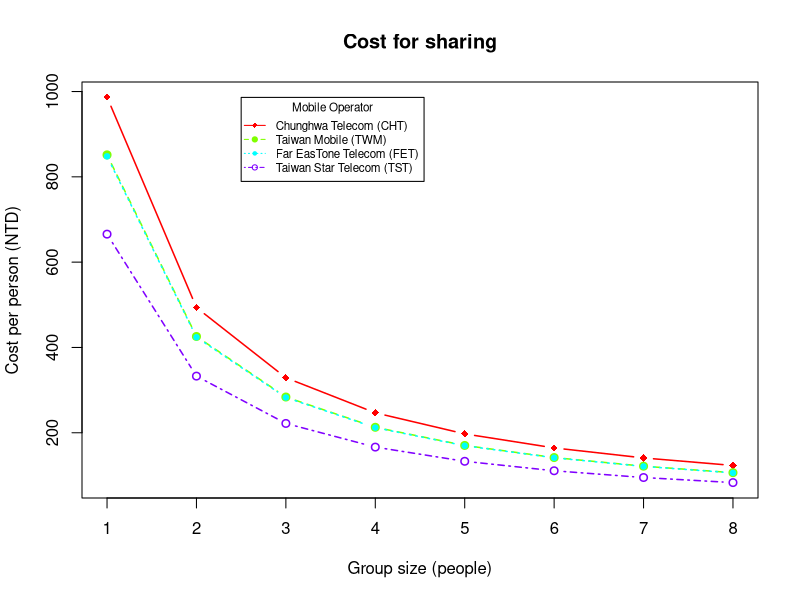

R code for this plot:
file = read.csv("buff plan price.csv")
operator = file$Mobile_operator
price = file$Average_plan_price
group_size = 1:8
maxy = max(price)/min(group_size)
miny = min(price)/max(group_size)

print(operator)
print(price)

# set up the plot
xrange <- range(group_size) 
yrange <- range(miny:maxy)
plot(xrange, yrange, type="n", xlab="Group size (people)",ylab="Cost per person (NTD)" )
colors <- rainbow(length(price))
linetype <- group_size
plotchar <- seq(18,18+length(operator),1)

# add lines
for (i in 1:length(operator)) {
  cost_per_person = price[i]/group_size
  lines(group_size, cost_per_person, type="b", lwd=1.5,
        lty=linetype[i], col=colors[i], pch=plotchar[i]) 
}

# add a title and subtitle
title("Cost for sharing", "")

# add a legend
legend(2.5, yrange[2], operator, cex=0.7, col=colors,
       pch=plotchar, lty=linetype, title="Mobile Operator")

